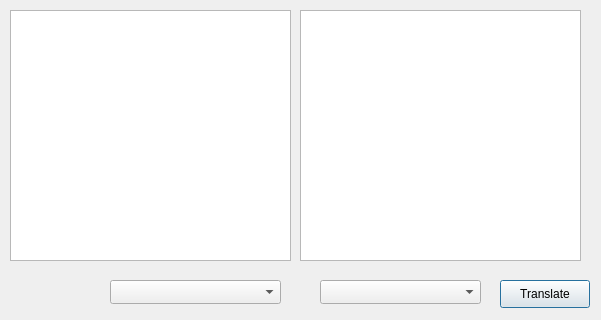
<?xml version="1.0" encoding="UTF-8"?>
<ui version="4.0">
 <class>MainWindow</class>
 <widget class="QDialog" name="MainWindow">
  <property name="geometry">
   <rect>
    <x>0</x>
    <y>0</y>
    <width>601</width>
    <height>320</height>
   </rect>
  </property>
  <property name="windowTitle">
   <string>Translator V1.0 By CISCO_X</string>
  </property>
  <widget class="QTextEdit" name="des_txtbox">
   <property name="geometry">
    <rect>
     <x>300</x>
     <y>10</y>
     <width>281</width>
     <height>251</height>
    </rect>
   </property>
  </widget>
  <widget class="QPushButton" name="btn_translate">
   <property name="geometry">
    <rect>
     <x>500</x>
     <y>280</y>
     <width>90</width>
     <height>28</height>
    </rect>
   </property>
   <property name="text">
    <string>Translate</string>
   </property>
  </widget>
  <widget class="QTextEdit" name="src_txtbox">
   <property name="geometry">
    <rect>
     <x>10</x>
     <y>10</y>
     <width>281</width>
     <height>251</height>
    </rect>
   </property>
  </widget>
  <widget class="QComboBox" name="comboBox">
   <property name="geometry">
    <rect>
     <x>320</x>
     <y>280</y>
     <width>161</width>
     <height>24</height>
    </rect>
   </property>
  </widget>
  <widget class="QComboBox" name="comboBox_2">
   <property name="geometry">
    <rect>
     <x>110</x>
     <y>280</y>
     <width>171</width>
     <height>24</height>
    </rect>
   </property>
  </widget>
 </widget>
 <resources/>
 <connections>
  <connection>
   <sender>btn_translate</sender>
   <signal>clicked()</signal>
   <receiver>MainWindow</receiver>
   <slot>deleteLater()</slot>
   <hints>
    <hint type="sourcelabel">
     <x>454</x>
     <y>103</y>
    </hint>
    <hint type="destinationlabel">
     <x>262</x>
     <y>67</y>
    </hint>
   </hints>
  </connection>
 </connections>
</ui>
